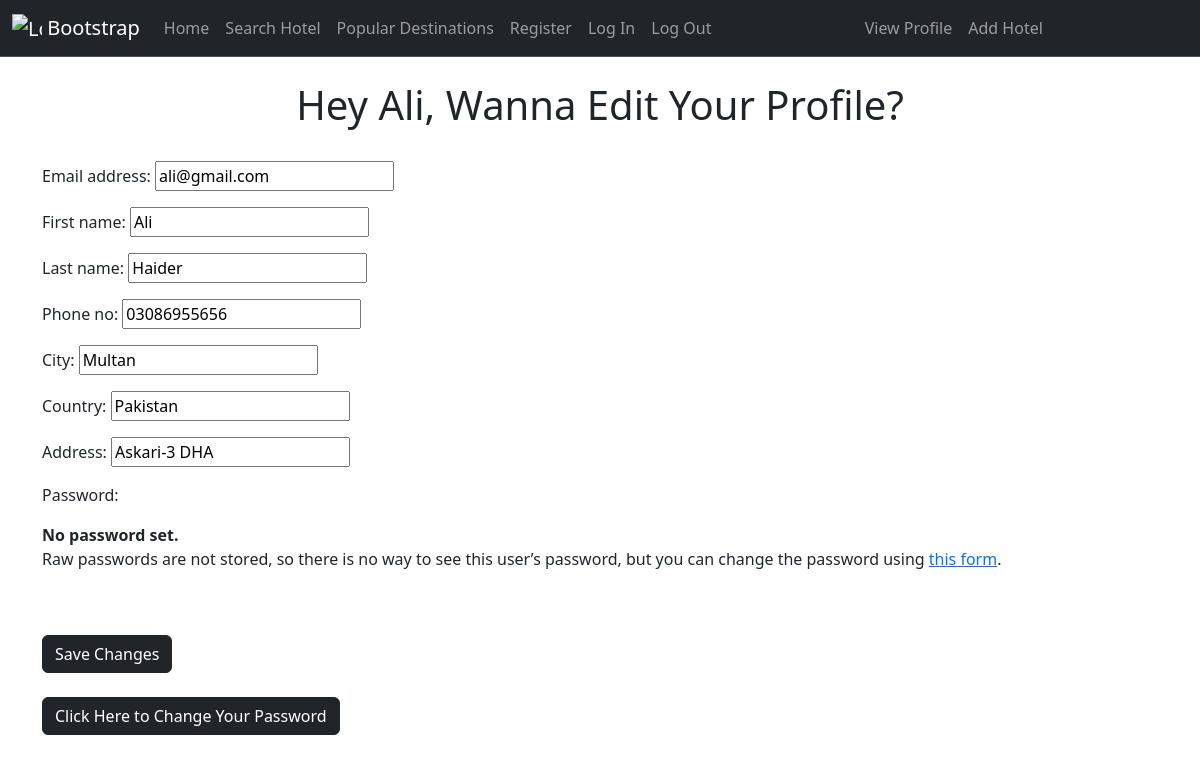
The page /change_profile (signed in) on the database as committed earlier.
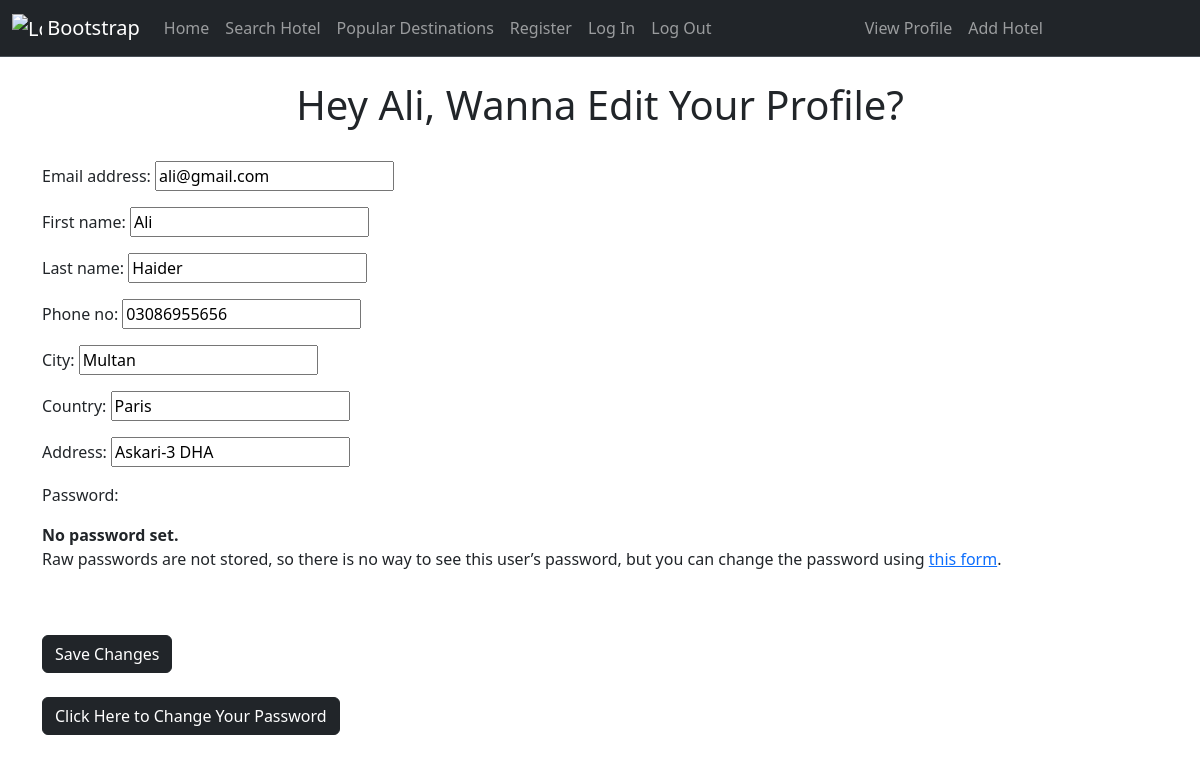
The same page on the database as committed later.
### hotel_app1/models.py (models this page shows, shortened)
class User_info(models.Model):
    user = models.ForeignKey(User, on_delete=models.CASCADE) #Craetes one to one relationship
    phone_no = models.CharField(max_length=50, unique=True)
    city = models.CharField(max_length=50)
    country = models.CharField(max_length=50)
    address = models.CharField(max_length=50)

### hotel_app1/views.py (the view)
# urls.py: path('change_profile', views.change_profile, name = "change_profile"),
def change_profile(request):
    try:
        user_info_instance = User_info.objects.get(user=request.user)
    except User_info.DoesNotExist:
        user_info_instance = None
    if request.method == 'POST':
        form = CustomUserChangeForm(request.POST, instance=request.user)
        if form.is_valid():
            form.save()
            if user_info_instance:
                user_info_instance.city = form.cleaned_data['city']
                user_info_instance.country = form.cleaned_data['country']
                user_info_instance.phone_no = form.cleaned_data['phone_no']
                user_info_instance.address = form.cleaned_data['address']
                user_info_instance.save()
            else:
                User_info.objects.create(
                    user=request.user,
                    city=form.cleaned_data['city'],
                    country=form.cleaned_data['country'],
                    phone_no=form.cleaned_data['phone_no'],
                    address=form.cleaned_data['address'],
                )
            messages.success(request, "Your profile has been updated")
    else:
        form = CustomUserChangeForm(instance=request.user, initial={
            'city': user_info_instance.city if user_info_instance else '',
            'country': user_info_instance.country if user_info_instance else '',
            'phone_no': user_info_instance.phone_no if user_info_instance else '',
            'address': user_info_instance.address if user_info_instance else '',
        })
    context = {
        'form': form,
        'username': request.user.first_name,
    }
    return render(request, 'change_profile.html', context)

### hotel_app1/forms.py (shortened to what this page needs)
class CustomUserChangeForm(UserChangeForm):
    phone_no = forms.CharField(max_length=20, required=False)
    city = forms.CharField(max_length=20, required=False)
    country = forms.CharField(max_length=20, required=False)
    address = forms.CharField(max_length=20, required=False)
    class Meta(UserChangeForm.Meta):
        fields = ['email', 'first_name', 'last_name', 'phone_no', 'city', 'country', 'address']

### templates/change_profile.html (shortened to what this page needs)
{% extends "templates/base.html" %}
{% block body %}
<h1 class = "text-center mt-4">Hey {{username}}, Wanna Edit Your Profile?</h1>
<br>
<div class="container">
    <form action="" method = 'POST'>
        {{form.as_p}}
        <br>
        <br>
        <input class = "btn btn-dark" type="submit" name = "submit" value = "Save Changes">
    </form>
    <br>
    <a class="nav-link" href="{% url 'change_password' %}"><input class = "btn btn-dark" type="submit" name = "submit" value = "Click Here to Change Your Password"></a>
</div>
{% endblock body %}

### templates/base.html (shortened to what this page needs)
{% load compress %}
{% load static %}
<!doctype html>
<html lang="en">
  <head>
    <link href="https://cdn.jsdelivr.net/npm/bootstrap@5.3.2/dist/css/bootstrap.min.css" rel="stylesheet">
  </head>
  <body>
    <nav class="navbar navbar-expand bg-dark border-bottom border-body" data-bs-theme="dark">
        <div class="container-fluid">
            <a class="navbar-brand" href="#">
                <img src="/docs/5.3/assets/brand/bootstrap-logo.svg" alt="Logo" width="30" height="24" class="d-inline-block align-text-top">
                Bootstrap
              </a>
          <div class="collapse navbar-collapse" id="navbarSupportedContent">
            <ul class="navbar-nav me-auto mb-2 mb-lg-0">
              <li class="nav-item">
                <a class="nav-link" aria-current="page" href="{% url 'home' %}">Home</a>
              </li>
              <li class="nav-item">
                <a class="nav-link" aria-current="page" href="{% url 'search' %}">Search Hotel</a>
              </li>
              <li class="nav-item">
                <a class="nav-link" href="#">Popular Destinations</a>
              </li>
              <li class="nav-item">
                <a class="nav-link" href="{% url 'register' %}">Register</a>
              </li>
              <li class="nav-item">
                <a class="nav-link" href="{% url 'log_in' %}">Log In</a>
              </li>
              {% if user.is_authenticated %}
              <li class="nav-item">
                <a class="nav-link" href="{% url 'log_out' %}">Log Out</a>
              </li>
              {% endif %}
            </ul>
            <ul class="navbar-nav me-auto mb-2 mb-lg-0">
              {% if user.is_authenticated %}
              <li class="nav-item">
                <a class="nav-link" href="{% url 'change_profile' %}">View Profile</a>
              </li>
              {% if user.is_superuser %}
              <li class="nav-item">
                <a class="nav-link" href="{% url 'add_hotel' %}">Add Hotel</a>
              </li>
              {% endif %}
              {% endif %}
            </ul>
          </div>
        </div>
      </nav>
      {% block body %}{% endblock body %}
  </body>
</html>

Rows that differ between the two databases and show on the page:
changed User_info "Multan": country "Pakistan" → "Paris"
